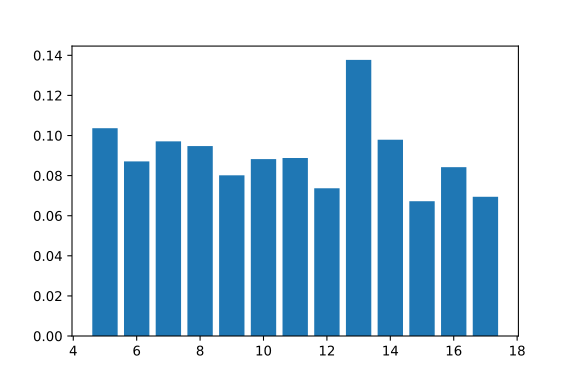

This figure's Python source:
# -*- coding: utf-8 -*-
"""
Created on Mon Dec 23 13:24:32 2019

kNN & SVAVSM & BOSSVS

@author: DELL

"""

import pandas as pd
import numpy as np
import matplotlib.pyplot as plt
from pyts.classification import KNeighborsClassifier
from pyts.classification import SAXVSM 
from pyts.classification import BOSSVS

path_result = '/content/drive/My Drive/STSC_2019_12_20/Step_2_single-TSC/kNN_SAX_BOSSVS'



def data_generation(path,proportion):
    
    df = pd.read_csv(open(path))
    
    #df_features = pd.DataFrame(columns = ['mean_seq','sigma_seq','skewness_3_seq',
    #                                      'skewness_4_seq','slope_seq','wave_freq_seq','label_seq'])
    
    
    # key number
    split_point = int(proportion*df.shape[0])
    
    # 逐列归一化
    df_test = df
    #df_test = (df_test - df_test.min()) / (df_test.max() - df_test.min())
    #df_test['label_seq'] =df_test['label_seq'].map(lambda x:int(x*9))
    #print(df_test)
    
    #_______________________________ Data split
    
    train_feature = df_test.iloc[:split_point,:-1]
#    train_feature.to_csv('train_feature.csv',index=None,columns=None)
    print(train_feature.shape)
    
    train_label = df_test.iloc[:split_point,-1]  
#    train_label.to_csv('train_label.csv',index=None)
    print(train_label.shape)
    
    test_feature = df_test.iloc[split_point:,:-1]
#    test_feature.to_csv('test_feature.csv',index=None,columns=None)
    print(test_feature.shape)
    
    test_label = df_test.iloc[split_point:,-1] 
#    test_label.to_csv('test_label.csv',index=None)
    print(test_label.shape)
    
    return train_feature, test_feature, train_label, test_label

# In[2] kNN method

def main_kNN(proportion):

    path = '/content/drive/My Drive/STSC_2019_12_20/Step_1_data_preprocess/equalized_data.csv'
    X_train, X_test, y_train, y_test = data_generation(path,proportion)
    
    clf = KNeighborsClassifier()
    clf.fit(X_train, y_train)
    score = clf.score(X_test, y_test)
    return score

def best_proportion_for_kNN():
    data_record = []
    for i in range(5,18):
        proportion = i/20
        score = main_kNN(proportion)
        data_record.append(score)
    plt.bar(range(5,18), data_record, label = 'data_record')
    plt.savefig(path_result+'/kNN.svg')
    plt.show()

best_proportion_for_kNN()

